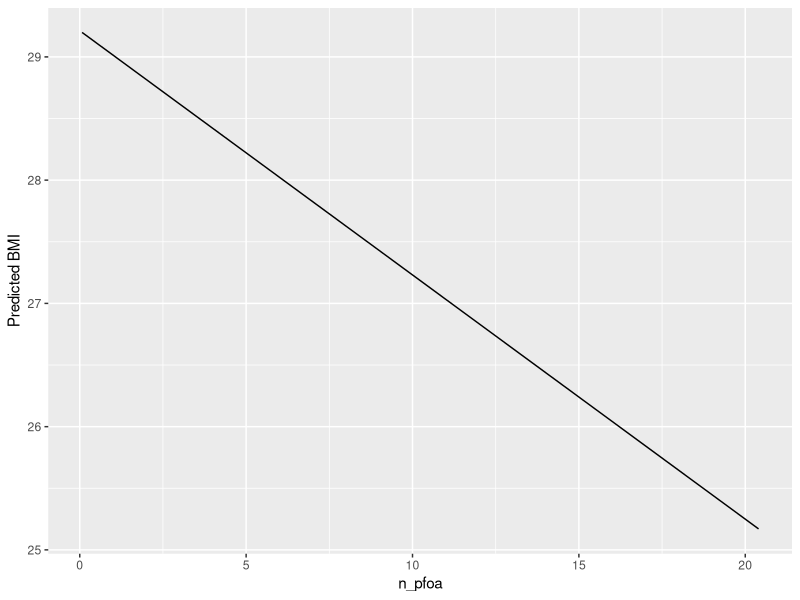

The R source for this figure: (Note: this script raises an error after producing the figure.)
## ---- chunk 1
knitr::opts_chunk$set(echo = TRUE)
library(tidyverse)
library(mgcv)
library(splines)

## ---- chunk 2
pfas <- read.csv("aamehs_data.csv") %>% 
   select(seqn, gender, age, race_ethnicity, hh_education, diabetes, pfdea, pfhxs, me_pfosa_acoh, pfna, pfua, pfdoa, n_pfoa, sb_pfoa, n_pfos, sm_pfos, bmi) %>% 
  mutate(riagendr = factor(gender),
         ridreth3 = factor(race_ethnicity),
         hh_education = factor(hh_education)) %>% 
  drop_na(bmi)

glimpse(pfas)


#check for missing values
pfas %>% 
  select_if(function(x) any(is.na(x))) %>% 
  summarise_each(funs(sum(is.na(.)))) 
## ---- chunk 3
pfoa_linear_single <- lm(bmi ~ n_pfoa, data = pfas)

summary(pfoa_linear_single)

pfoa_linear_single %>% 
  predict(., se.fit = TRUE, type = "terms" ) %>% 
  as.data.frame(.) %>% 
  mutate(pred = n_pfoa) %>% 
  select(pred) %>% 
  bind_cols(pfas) %>% 
  mutate(pred_bmi = pred + mean(bmi)) %>% 
  ggplot(., aes(x = n_pfoa)) + 
    geom_line(aes(y = pred_bmi)) + 
    xlab("n_pfoa") + 
    ylab("Predicted BMI") 



pfos_linear_single <- lm(bmi ~ n_pfos, data = pfas)

summary(pfos_linear_single)


## ---- chunk 4
pfoa_linear <- lm(bmi ~ n_pfoa + gender + age + race_ethnicity + hh_education + diabetes, 
              data = pfas)

summary(pfoa_linear)


pfoa_linear %>% 
  predict(., se.fit = TRUE, type = "terms" ) %>% 
  as.data.frame(.) %>% 
  mutate(pred = fit.n_pfoa) %>% 
  select(pred) %>% 
  bind_cols(pfas) %>% 
  mutate(pred_bmi = pred + mean(bmi)) %>% 
  ggplot(., aes(x = n_pfoa)) + 
    geom_line(aes(y = pred_bmi)) + 
    xlab("n_pfoa") + 
    ylab("Predicted BMI") 


## ---- chunk 5
pfos_linear <- lm(bmi ~ n_pfos + gender + age + race_ethnicity + hh_education + diabetes, 
              data = pfas)

summary(pfos_linear)
## ---- chunk 6

ns_pfoa <- lm(bmi ~ ns(n_pfoa, df = 3) + gender + age + race_ethnicity + hh_education + diabetes, data = pfas)

summary(ns_pfoa)
AIC(ns_pfoa)
plot(ns_pfoa)

ns_pfoa %>% 
 predict(., se.fit = TRUE, type = "terms" ) %>% 
 as.data.frame(.) %>% 
  mutate(pred = fit.ns.n_pfoa..df...3.,
         se = se.fit.ns.n_pfoa..df...3.,
         lci = pred - 1.96*se,
         uci = pred + 1.96*se) %>%
  select(pred, se, lci, uci) %>% 
  bind_cols(pfas) %>% 
  mutate(pred_bmi = pred + mean(bmi),
         lci_bmi = lci + mean(bmi),
         uci_bmi = uci + mean(bmi)) %>% 
  ggplot(., aes(n_pfoa)) + 
      geom_line(aes(y = pred_bmi)) + 
      geom_line(aes(y = lci_bmi), color = "darkgrey") + 
      geom_line(aes(y = uci_bmi), color = "darkgrey") + 
      xlab("n_pfoa") + 
      ylab("Predicted BMI (95% CI)") +
      ylim(20,35)




ns_pfos <- lm(bmi ~ ns(n_pfos, df = 3) + gender + age + race_ethnicity + hh_education + diabetes, data = pfas)

summary(ns_pfos)
AIC(ns_pfos)
plot(ns_pfos)

ns_pfos %>% 
 predict(., se.fit = TRUE, type = "terms" ) %>% 
 as.data.frame(.) %>% 
  mutate(pred = fit.ns.n_pfos..df...3.,
         se = se.fit.ns.n_pfos..df...3.,
         lci = pred - 1.96*se,
         uci = pred + 1.96*se) %>%
  select(pred, se, lci, uci) %>% 
  bind_cols(pfas) %>% 
  mutate(pred_bmi = pred + mean(bmi),
         lci_bmi = lci + mean(bmi),
         uci_bmi = uci + mean(bmi)) %>% 
  ggplot(., aes(n_pfos)) + 
      geom_line(aes(y = pred_bmi)) + 
      geom_line(aes(y = lci_bmi), color = "darkgrey") + 
      geom_line(aes(y = uci_bmi), color = "darkgrey") + 
      xlab("n_pfos") + 
      ylab("Predicted BMI (95% CI)") +
      ylim(20,35)


## ---- chunk 7

pfos_gam_ns <- gam(bmi ~ ns(n_pfos, df = 3) + gender + age + race_ethnicity + hh_education + diabetes, data = pfas)

termplot(pfos_gam_ns, se = TRUE)

## ---- chunk 8
pfoa_ps <- gam(bmi ~ s(n_pfoa) + gender + age + race_ethnicity + hh_education + diabetes, data = pfas)
summary(pfoa_ps)
pfoa_ps$sp   # extract Penalty 
plot(pfoa_ps)


pfoa_ps %>% 
 predict(., se.fit = TRUE, type = "terms" ) %>% 
 as.data.frame(.) %>% 
  mutate(pred = fit.s.n_pfoa.,
         se = se.fit.s.n_pfoa.,
         lci = pred - 1.96*se,
         uci = pred + 1.96*se) %>%
  select(pred, se, lci, uci) %>% 
  bind_cols(pfas) %>% 
  mutate(pred_bmi = pred + mean(bmi),
         lci_bmi = lci + mean(bmi),
         uci_bmi = uci + mean(bmi)) %>% 
  ggplot(., aes(n_pfoa)) + 
      geom_line(aes(y = pred_bmi)) + 
      geom_line(aes(y = lci_bmi), color = "darkgrey") + 
      geom_line(aes(y = uci_bmi), color = "darkgrey") + 
      xlab("n_pfoa") + 
      ylab("Predicted BMI (95% CI)") +
      ylim(20,35)






pfos_ps <- gam(bmi ~ s(n_pfos) + gender + age + race_ethnicity + hh_education + diabetes, data = pfas)
summary(pfos_ps)
pfos_ps$sp   # extract Penalty 
plot(pfos_ps)

pfos_ps %>% 
 predict(., se.fit = TRUE, type = "terms" ) %>% 
 as.data.frame(.) %>% 
  mutate(pred = fit.s.n_pfos.,
         se = se.fit.s.n_pfos.,
         lci = pred - 1.96*se,
         uci = pred + 1.96*se) %>%
  select(pred, se, lci, uci) %>% 
  bind_cols(pfas) %>% 
  mutate(pred_bmi = pred + mean(bmi),
         lci_bmi = lci + mean(bmi),
         uci_bmi = uci + mean(bmi)) %>% 
  ggplot(., aes(n_pfos)) + 
      geom_line(aes(y = pred_bmi)) + 
      geom_line(aes(y = lci_bmi), color = "darkgrey") + 
      geom_line(aes(y = uci_bmi), color = "darkgrey") + 
      xlab("n_pfos") + 
      ylab("Predicted BMI (95% CI)") +
      ylim(20,35)

